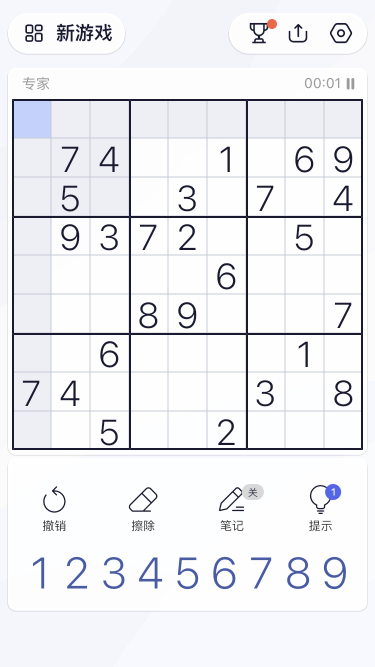
#> input picture test/IMG.PNG, 750 x 1334 px, found by its file name (shown at 1/2 size)
$ python main.py   (older library calls are emulated)
#> lines starting #> are read from the running program, lines starting #| are printed output that depends on the picture; after the words box and inside, x2 and y2 are one past the last pixel; in counts of white or black regions, pixels touching at a corner belong together
#> (the call stopped at in download_img, `r = requests.get(img_url, headers=header, stream=True)`: the network is not available in this run)
import sys
import numpy as np
import cv2
import requests


def do_suduku():
    im = cv2.imread('img.png')
#> im is the input picture: shape (1334, 750, 3); mean B, G, R 242.3, 238.6, 237.9
    im3 = im.copy()

    gray = cv2.cvtColor(im,cv2.COLOR_BGR2GRAY)   #先转换为灰度图才能够使用图像阈值化

    thresh = cv2.adaptiveThreshold(gray,255,cv2.ADAPTIVE_THRESH_GAUSSIAN_C,cv2.THRESH_BINARY,11,2)  #自适应阈值化
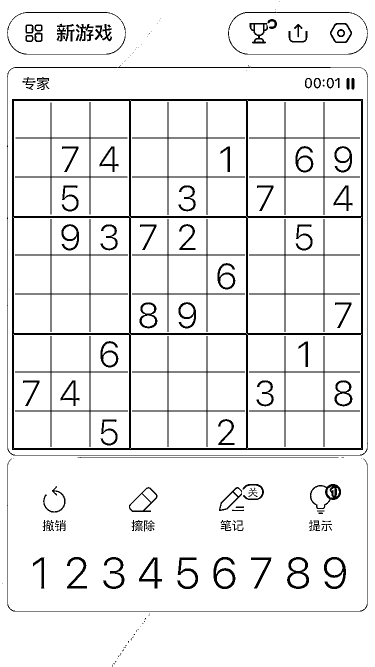
#> thresh: shape (1334, 750) (shown at 1/2 size); 92.5% white; 169 black regions (62 under 20 px)

    ##################      Now finding Contours         ###################
    #
    image,contours,hierarchy = cv2.findContours(thresh,cv2.RETR_LIST,cv2.CHAIN_APPROX_SIMPLE)
#> contours = 256 contours, 86 with area under 20; largest, box (x1, y1, x2, y2) and area: (0, 0, 750, 1334) 998408, (23, 197, 727, 901) 494207, (28, 202, 724, 898) 155507, (26, 434, 492, 898) 103966, (260, 200, 724, 666) 103966
    #边缘查找，找到数字框，但存在误判

    samples =  np.empty((0,900))    #将每一个识别到的数字所有像素点作为特征，储存到一个30*30的矩阵内
    responses = []                  #label
    keys = [i for i in range(48,58)]    #48-58为ASCII码
    count =0
    for cnt in contours:
        if cv2.contourArea(cnt)>80:     #使用边缘面积过滤较小边缘框
            [x,y,w,h] = cv2.boundingRect(cnt)
            if  h>25 and h < 30:        #使用高过滤小框和大框
                count+=1
                cv2.rectangle(im,(x,y),(x+w,y+h),(0,0,255),2)
                roi = thresh[y:y+h,x:x+w]
                roismall = cv2.resize(roi,(30,30))
                cv2.imshow('norm',im)
                key = cv2.waitKey(0)
                if key == 27:  # (escape to quit)
                    sys.exit()
                elif key in keys:
                    responses.append(int(chr(key)))
                    sample = roismall.reshape((1,900))
                    samples = np.append(samples,sample,0)
                if count == 100:        #过滤一下过多边缘框，后期可能会尝试极大抑制
                    break
#> this loop made 30 passes; (key Esc is pressed on pass 30)
#> (x, y, w, h, count) on pass 30: (580, 1147, 33, 26, 1)
#> cnt on passes 2, 3, 5, 16, 20, 22: [[228, 1326], [229, 1325], [230, 1326], [229, 1327]], [[229, 1325], [230, 1324], [231, 1325], [230, 1326]], [[234, 1316], [235, 1315], [236, 1316], [235, 1317]], [[266, 1272], [267, 1271], [268, 1272], [267, 1273]], [[280, 1252], [281, 1251], [282, 1252], [281, 1253]], [[286, 1246], [287, 1245], [288, 1246], [287, 1247]]
#> im: shape (1334, 750, 3); 0.03% of pixels changed, all inside (x1, y1, x2, y2) = (579, 1146, 615, 1175)
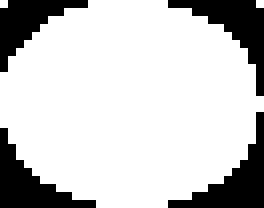
#> roi: shape (26, 33) (shown 8 times larger); 78.9% white; 4 black regions, box (x1, y1, x2, y2) and area: (21, 14, 33, 26) 48, (21, 0, 33, 12) 47, (0, 16, 12, 26) 46, (0, 0, 11, 9) 40
#> after the loop, count = 1; responses = []
    responses = np.array(responses,np.float32)
    responses = responses.reshape((responses.size,1))
    print ("training complete")

    np.savetxt('generalsamples.data',samples)
    np.savetxt('generalresponses.data',responses)
    #
    cv2.waitKey()
    cv2.destroyAllWindows()


def download_img(img_url, api_token):
    print (img_url)
    header = {"Authorization": "Bearer " + api_token} # 设置http header，视情况加需要的条目，这里的token是用来鉴权的一种方式
    r = requests.get(img_url, headers=header, stream=True)
    print(r.status_code) # 返回状态码
    if r.status_code == 200:
        open('img.png', 'wb').write(r.content) # 将内容写入图片
        print("done")
    del r

if __name__ == '__main__':
    # 下载要的图片
    img_url = "http://www.baidu.com/some_img_url"
    api_token = "fklasjfljasdlkfjlasjflasjfljhasdljflsdjflkjsadljfljsda"
    download_img(img_url, api_token)
    do_suduku()
#> (the program exits here)
